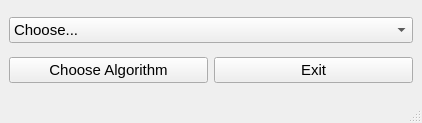
<?xml version="1.0" encoding="UTF-8"?>
<ui version="4.0">
 <class>MainWindow</class>
 <widget class="QMainWindow" name="MainWindow">
  <property name="geometry">
   <rect>
    <x>0</x>
    <y>0</y>
    <width>422</width>
    <height>123</height>
   </rect>
  </property>
  <property name="windowTitle">
   <string>MainWindow</string>
  </property>
  <widget class="QWidget" name="centralwidget">
   <layout class="QGridLayout" name="gridLayout">
    <item row="0" column="0" colspan="2">
     <widget class="QComboBox" name="AlgorithmcomboBox">
      <property name="font">
       <font>
        <pointsize>11</pointsize>
       </font>
      </property>
      <item>
       <property name="text">
        <string>Choose...</string>
       </property>
      </item>
      <item>
       <property name="text">
        <string>Atbash</string>
       </property>
      </item>
      <item>
       <property name="text">
        <string>Caesar</string>
       </property>
      </item>
      <item>
       <property name="text">
        <string>Scitula</string>
       </property>
      </item>
      <item>
       <property name="text">
        <string>Polybius square</string>
       </property>
      </item>
      <item>
       <property name="text">
        <string>Vigenere</string>
       </property>
      </item>
      <item>
       <property name="text">
        <string>Vernam</string>
       </property>
      </item>
     </widget>
    </item>
    <item row="1" column="0">
     <widget class="QPushButton" name="ChoosepushButton">
      <property name="font">
       <font>
        <pointsize>11</pointsize>
       </font>
      </property>
      <property name="text">
       <string>Choose Algorithm</string>
      </property>
     </widget>
    </item>
    <item row="1" column="1">
     <widget class="QPushButton" name="ExitpushButton">
      <property name="font">
       <font>
        <pointsize>11</pointsize>
       </font>
      </property>
      <property name="text">
       <string>Exit</string>
      </property>
     </widget>
    </item>
   </layout>
  </widget>
  <widget class="QMenuBar" name="menubar">
   <property name="geometry">
    <rect>
     <x>0</x>
     <y>0</y>
     <width>422</width>
     <height>21</height>
    </rect>
   </property>
  </widget>
  <widget class="QStatusBar" name="statusbar"/>
 </widget>
 <resources/>
 <connections/>
</ui>
